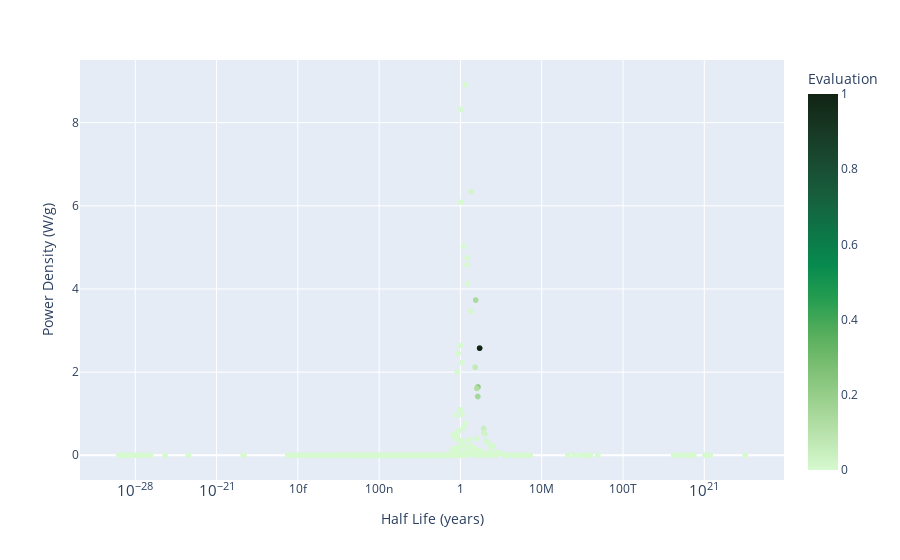

Notebook code for this chart:
### Code cell
px.scatter(rho_p_1_100 , x = 'Half Life (years)', 
            y = 'Power Density (W/g)', log_x = True,
            hover_name = 'Parent Isotope',
            color = 'Evaluation', color_continuous_scale = 'algae')

### Figure 1 — Plotly figure (JSON) as saved in the notebook; plotly's stock layout.template omitted (floating-point values rounded to 4 significant figures; data arrays with more than 128 entries replaced by an {"elided": "..."} marker saying what was removed)
{"data": [{"hovertemplate": "<b>%{hovertext}</b><br><br>Half Life (years)=%{x}<br>Power Density (W/g)=%{y}<br>Evaluation=%{marker.color}<extra></extra>", "hovertext": {"elided": "3192 str values"}, "legendgroup": "", "marker": {"color": {"elided": "3192 float values"}, "coloraxis": "coloraxis", "symbol": "circle"}, "mode": "markers", "name": "", "showlegend": false, "type": "scattergl", "x": {"elided": "3192 float values"}, "xaxis": "x", "y": {"elided": "3192 float values"}, "yaxis": "y"}], "layout": {"coloraxis": {"colorbar": {"title": {"text": "Evaluation"}}, "colorscale": [[0, "rgb(214, 249, 207)"], [0.09091, "rgb(186, 228, 174)"], [0.1818, "rgb(156, 209, 143)"], [0.2727, "rgb(124, 191, 115)"], [0.3636, "rgb(85, 174, 91)"], [0.4545, "rgb(37, 157, 81)"], [0.5455, "rgb(7, 138, 78)"], [0.6364, "rgb(13, 117, 71)"], [0.7273, "rgb(23, 95, 61)"], [0.8182, "rgb(25, 75, 49)"], [0.9091, "rgb(23, 55, 35)"], [1, "rgb(17, 36, 20)"]]}, "legend": {"tracegroupgap": 0}, "margin": {"t": 60}, "xaxis": {"anchor": "y", "domain": [0, 1], "title": {"text": "Half Life (years)"}, "type": "log"}, "yaxis": {"anchor": "x", "domain": [0, 1], "title": {"text": "Power Density (W/g)"}}}}
